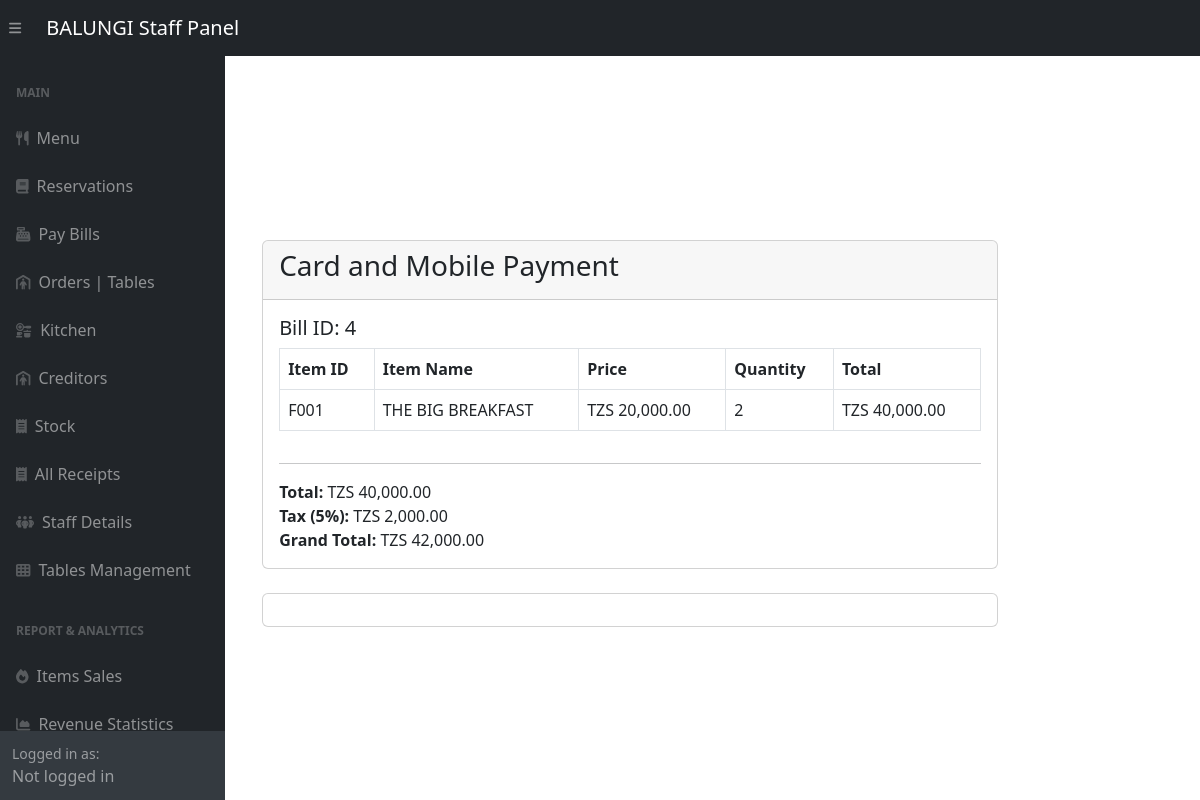
/adminSide/posBackend/creditCard.php?bill_id=4, run on the app's committed database.
### tables this page shows
CREATE TABLE `bill_items` (
  `bill_item_id` int(11) NOT NULL,
  `bill_id` int(11) DEFAULT NULL,
  `item_id` varchar(6) DEFAULT NULL,
  `quantity` int(11) DEFAULT NULL
);

CREATE TABLE `menu` (
  `item_id` varchar(6) NOT NULL,
  `item_name` varchar(255) DEFAULT NULL,
  `item_type` varchar(255) DEFAULT NULL,
  `item_category` varchar(255) DEFAULT NULL,
  `item_price` decimal(10,2) DEFAULT NULL,
  `item_description` varchar(255) DEFAULT NULL
);

### adminSide/posBackend/creditCard.php (the view, shortened to what this page needs)
<?php
require_once '../config.php';
include '../inc/dashHeader.php';
$bill_id = $_GET['bill_id'];
?>
<div class="container" style="margin-top: 15rem;">
    <div class="row justify-content-center">
        <div class="col-md-8">
            <div class="card">
                <div class="card-header">
                    <h3 class="card-title">Card and Mobile Payment</h3>
                </div>
                <div class="card-body">
                    <h5>Bill ID: <?php echo $bill_id; ?></h5>
                    <div class="table-responsive">
                        <table class="table table-bordered">
                            <thead>
                                <tr>
                                    <th>Item ID</th>
                                    <th>Item Name</th>
                                    <th>Price</th>
                                    <th>Quantity</th>
                                    <th>Total</th>
                                </tr>
                            </thead>
                            <tbody>
                                <?php
                                $cart_query = "SELECT bi.*, m.item_name, m.item_price FROM bill_items bi
                                               JOIN Menu m ON bi.item_id = m.item_id
                                               WHERE bi.bill_id = '$bill_id'";
                                $cart_result = mysqli_query($link, $cart_query);
                                $cart_total = 0;
                                $tax = 0.05;
                                if ($cart_result && mysqli_num_rows($cart_result) > 0) {
                                    while ($cart_row = mysqli_fetch_assoc($cart_result)) {
                                        $item_id = $cart_row['item_id'];
                                        $item_name = $cart_row['item_name'];
                                        $item_price = $cart_row['item_price'];
                                        $quantity = $cart_row['quantity'];
                                        $total = $item_price * $quantity;
                                        $cart_total += $total;
                                        echo '<tr>';
                                        echo '<td>' . $item_id . '</td>';
                                        echo '<td>' . $item_name . '</td>';
                                        echo '<td>TZS ' . number_format($item_price, 2) . '</td>';
                                        echo '<td>' . $quantity . '</td>';
                                        echo '<td>TZS ' . number_format($total, 2) . '</td>';
                                        echo '</tr>';
                                    }
                                } else {
                                    echo '<tr><td colspan="6">No Items in Cart.</td></tr>';
                                }
                                ?>
                            </tbody>
                        </table>
                    </div>
                    <hr>
                    <div class="text-right">
                        <?php
                        echo "<strong>Total:</strong> TZS " . number_format($cart_total, 2) . "<br>";
                        echo "<strong>Tax (5%):</strong> TZS " . number_format($cart_total * $tax, 2) . "<br>";
                        $GRANDTOTAL = $tax * $cart_total + $cart_total;
                        echo "<strong>Grand Total:</strong> TZS " . number_format($GRANDTOTAL, 2);
                        ?>
                    </div>
                </div>
            </div>
            <div class="card mt-4">
                <div class="card-body text-center">
                </div>
            </div>
        </div>
    </div>
</div>
<?php include '../inc/dashFooter.php'; ?>

### data on the page
bill_items: item "F001", item.item_name "THE BIG BREAKFAST", item.item_price "20,000.00", quantity "2", total "40,000.00"

### other printed values
$bill_id "4"
$cart_total "40,000.00"
$cart_total * $tax "2,000.00"
$GRANDTOTAL "42,000.00"
